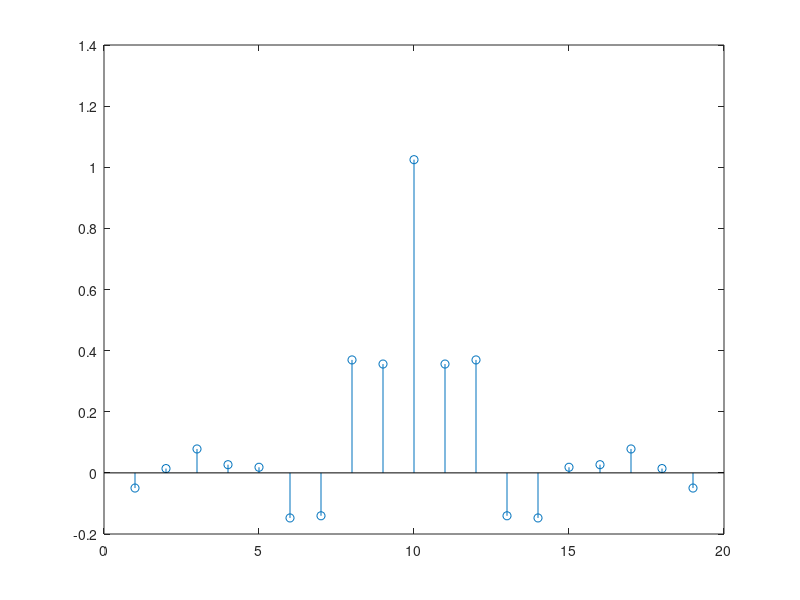
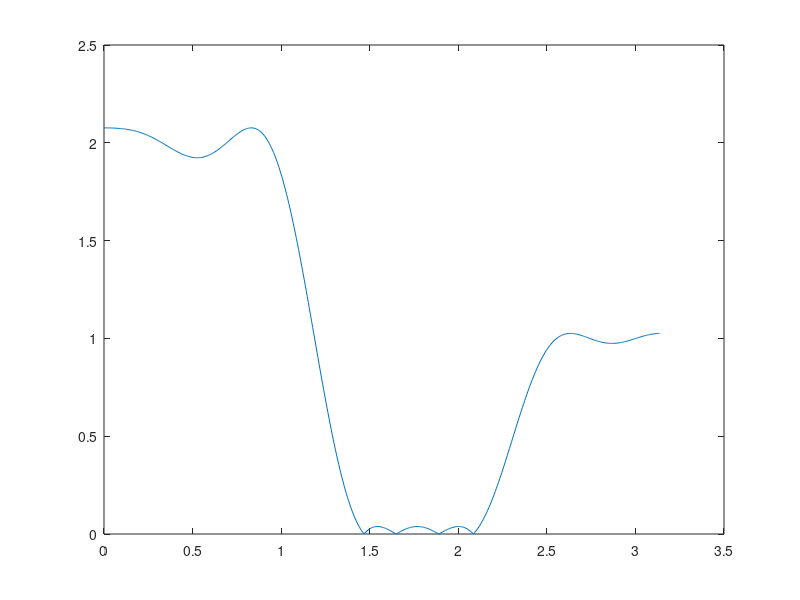

Recreate these plots in MATLAB, in order.
NID  = 100*7 + 10*9 + 2;
w1 = 0.05*pi + 0.2*NID*pi/1000;

ws1 = w1 + 0.1*pi;
wp1 = w1 + 0.25*pi;
wp2 = w1 + 0.45*pi;
ws2 = w1 + 0.6*pi;

fs1 = ws1/pi;
fp1 = wp1/pi;
fp2 = wp2/pi;
fs2 = ws2/pi;

Nord = firpmord([fs1 fp1 fp2 fs2], [2 0 1], [0.1 0.2 0.3], pi);
h3B = firpm(Nord, [0 fs1 fp1 fp2 fs2 1], [2 2 0 0 1 1], [0.1 0.2 0.3]);

stem(h3B)
figure;

[H3B, w] = freqz(h3B);
plot(w,abs(H3B))

[peak, index] = findpeaks(abs(H3B));

peak(1) = peak(1) - 2
peak(2) = peak(2)
peak(3) = peak(3) - 1